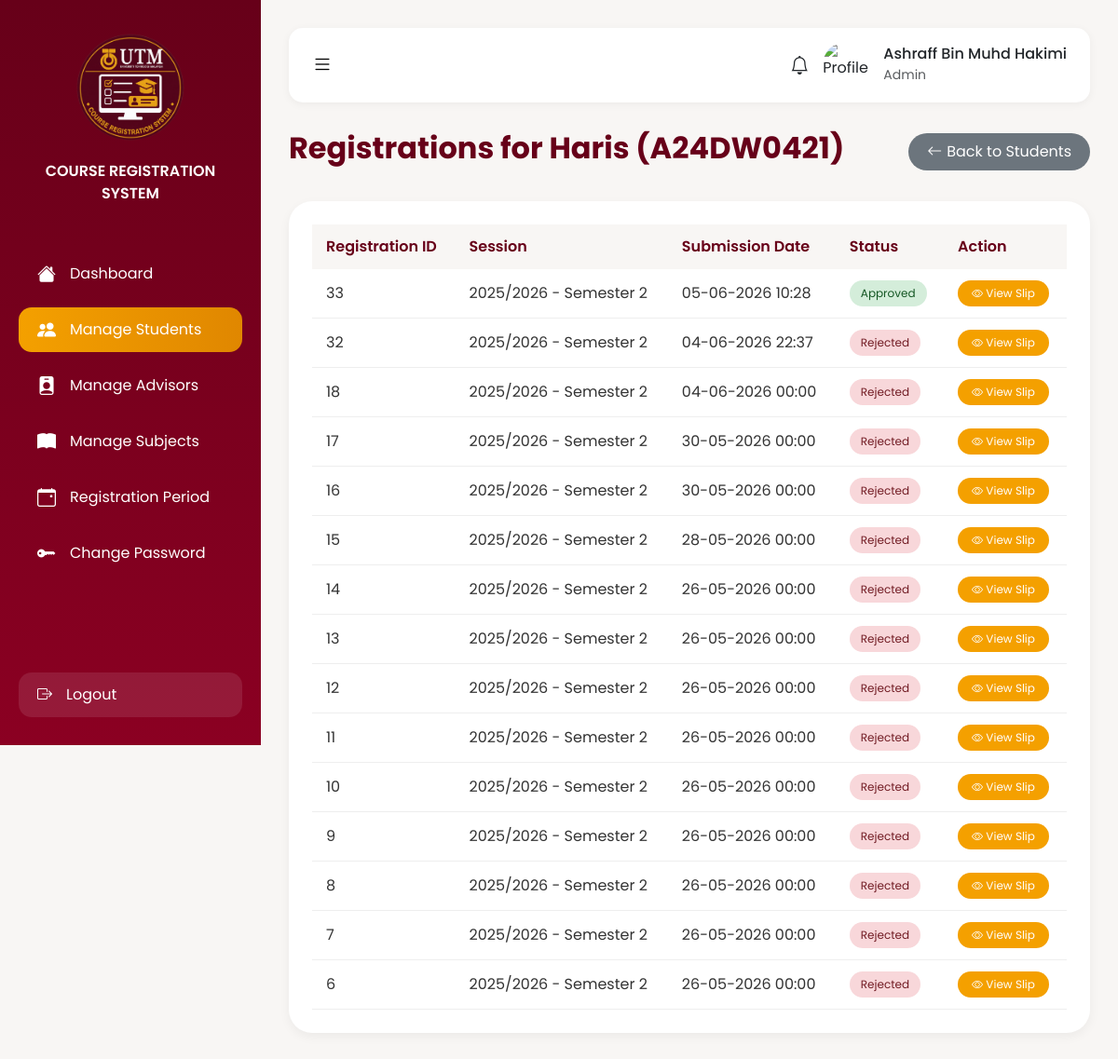
/admin/student_registrations.php?id=24 (signed in), run on the app's committed database.
### tables this page shows
CREATE TABLE `users` (
  `user_id` int(11) NOT NULL,
  `matrix_number` varchar(100) NOT NULL,
  `user_name` varchar(100) NOT NULL,
  `utm_email` varchar(100) NOT NULL,
  `second_email` varchar(100) NOT NULL,
  `phone` varchar(100) NOT NULL,
  `password` varchar(100) NOT NULL,
  `role` enum('student','advisor','admin') NOT NULL,
  `login_cred` varchar(100) DEFAULT NULL
);

CREATE TABLE `course_registrations` (
  `id` int(11) UNSIGNED NOT NULL,
  `student_id` int(11) NOT NULL,
  `submission_date` datetime NOT NULL,
  `status` enum('pending','approved','rejected') NOT NULL DEFAULT 'pending',
  `advisor_remarks` text DEFAULT NULL,
  `reviewed_by` int(11) DEFAULT NULL,
  `reviewed_at` datetime DEFAULT NULL,
  `section` varchar(10) DEFAULT NULL,
  `session` varchar(50) DEFAULT '2025/2026 - Semester 2'
);

### admin/student_registrations.php (the view, shortened to what this page needs)
<?php
require_once '../db_connect.php';
$student_id = isset($_GET['id']) ? (int)$_GET['id'] : 0;
$admin_name = 'Admin';
$stmt = $conn->prepare("SELECT user_name FROM users WHERE user_id = ?");
$stmt->bind_param("i", $_SESSION['user_id']);
$stmt->execute();
$result = $stmt->get_result();
if ($row = $result->fetch_assoc()) {
    $admin_name = $row['user_name'];
}
$stmt = $conn->prepare("SELECT user_name, matrix_number FROM users WHERE user_id = ?");
$stmt->bind_param("i", $student_id);
$stmt->execute();
$result = $stmt->get_result();
$student = $result->fetch_assoc();
$student_name = $student['user_name'];
$matrix_number = $student['matrix_number'];
$stmt = $conn->prepare("
    SELECT id, submission_date, status, session
    FROM course_registrations
    WHERE student_id = ?
    ORDER BY id DESC
");
$stmt->bind_param("i", $student_id);
$stmt->execute();
$registrations = $stmt->get_result();
?>
<!DOCTYPE html>
<html lang="en">
<head>
    <link href="https://cdn.jsdelivr.net/npm/bootstrap@5.3.0/dist/css/bootstrap.min.css" rel="stylesheet">
    <link rel="stylesheet" href="https://cdn.jsdelivr.net/npm/bootstrap-icons@1.11.3/font/bootstrap-icons.min.css">
</head>
<body>
<div class="sidebar">
    <div class="logo"><img src="../images/utmlogo.png" alt="UTM Logo"><div class="system-title">COURSE REGISTRATION SYSTEM</div></div>
    <div class="menu">
        <a href="admin_dashboard.php"><i class="bi bi-house-fill"></i> Dashboard</a>
        <a href="manage_students.php" class="active"><i class="bi bi-people-fill"></i> Manage Students</a>
        <a href="manage_advisors.php"><i class="bi bi-person-badge-fill"></i> Manage Advisors</a>
        <a href="manage_subjects.php"><i class="bi bi-book-fill"></i> Manage Subjects</a>
        <a href="manage_registration_period.php"><i class="bi bi-calendar-event"></i> Registration Period</a>
        <a href="admin_changepassword.php"><i class="bi bi-key-fill"></i> Change Password</a>
    </div>
    <div class="logout"><a href="logout.php"><i class="bi bi-box-arrow-right"></i> Logout</a></div>
</div>
<div class="main-content">
    <div class="topbar">
        <button class="toggle-btn" onclick="toggleSidebar()"><i class="bi bi-list"></i></button>
        <div class="profile-box" onclick="location.href='profile.php'">
            <i class="bi bi-bell fs-5"></i>
            <img src="https://cdn-icons-png.flaticon.com/512/3135/3135715.png" alt="Profile">
            <div><h6 class="mb-0"><?php echo htmlspecialchars($admin_name); ?></h6><small class="text-muted">Admin</small></div>
        </div>
    </div>
    <div class="page-header">
        <h2>Registrations for <?php echo htmlspecialchars($student_name); ?> (<?php echo htmlspecialchars($matrix_number); ?>)</h2>
        <a href="manage_students.php" class="btn-back"><i class="bi bi-arrow-left"></i> Back to Students</a>
    </div>
    <div class="table-card">
        <table>
            <thead>
                <tr><th>Registration ID</th><th>Session</th><th>Submission Date</th><th>Status</th><th>Action</th></tr>
            </thead>
            <tbody>
                <?php if ($registrations->num_rows > 0): ?>
                    <?php while ($reg = $registrations->fetch_assoc()): ?>
                        <tr>
                            <td><?php echo $reg['id']; ?></td>
                            <td><?php echo htmlspecialchars($reg['session'] ?? '2025/2026 - Semester 2'); ?></td>
                            <td><?php echo date('d-m-Y H:i', strtotime($reg['submission_date'])); ?></td>
                            <td><span class="status-badge status-<?php echo $reg['status']; ?>"><?php echo ucfirst($reg['status']); ?></span></td>
                            <td><a href="admin_view_registration_slip.php?id=<?php echo $reg['id']; ?>&student_id=<?php echo $student_id; ?>" class="btn-view"><i class="bi bi-eye"></i> View Slip</a></td>
                        </tr>
                    <?php endwhile; ?>
                <?php else: ?>
                    <tr><td colspan="5" class="text-center">No registrations found for this student.</td></tr>
                <?php endif; ?>
            </tbody>
        </table>
    </div>
</div>
</body>
</html>

### admin/student_registrations.php (style rules this page uses)
* { margin: 0; padding: 0; box-sizing: border-box; font-family: 'Poppins', sans-serif; }
body { background: #f8f6f4; overflow-x: hidden; }
.sidebar { width: 280px; height: 100vh; background: linear-gradient(to bottom, #670019, #8b0022); position: fixed; padding: 30px 20px; color: white; transition: transform 0.3s ease; z-index: 1000; }
.logo { text-align: center; margin-bottom: 50px; }
.logo img { width: 130px; }
.system-title { color: white; font-size: 16px; font-weight: 600; margin-top: 12px; }
.menu a { display: flex; align-items: center; gap: 15px; text-decoration: none; color: white; padding: 9px 20px; border-radius: 14px; margin-bottom: 12px; transition: 0.3s; font-size: 16px; }
.menu a:hover, .menu .active { background: linear-gradient(to right, #f4a000, #e08700); }
.menu i { font-size: 20px; }
.logout { position: absolute; bottom: 30px; width: calc(100% - 40px); left: 20px; }
.logout a { display: flex; align-items: center; gap: 15px; text-decoration: none; color: white; padding: 12px 20px; border-radius: 14px; background: rgba(255,255,255,0.1); }
.main-content { margin-left: 280px; padding: 30px; transition: margin-left 0.3s ease; }
.topbar { display: flex; justify-content: space-between; align-items: center; margin-bottom: 30px; background: white; padding: 15px 25px; border-radius: 15px; box-shadow: 0 2px 10px rgba(0,0,0,0.05); }
.toggle-btn { background: none; border: none; font-size: 22px; cursor: pointer; }
.profile-box { display: flex; align-items: center; gap: 15px; cursor: pointer; }
.profile-box img { width: 50px; height: 50px; border-radius: 50%; }
.page-header { display: flex; justify-content: space-between; align-items: center; margin-bottom: 30px; }
.page-header h2 { color: #670019; font-weight: 700; }
.btn-back { background: #6c757d; color: white; padding: 8px 20px; border-radius: 25px; text-decoration: none; display: inline-flex; align-items: center; gap: 5px; }
.table-card { background: white; border-radius: 25px; padding: 25px; box-shadow: 0 4px 12px rgba(0,0,0,0.05); }
table { width: 100%; border-collapse: collapse; }
th { text-align: left; background: #f8f6f4; padding: 12px 15px; color: #670019; font-weight: 600; }
td { padding: 12px 15px; border-bottom: 1px solid #eee; color: #333; }
.btn-view { background: #f4a000; color: white; padding: 5px 15px; border-radius: 20px; text-decoration: none; font-size: 12px; display: inline-block; }
.status-badge { padding: 5px 12px; border-radius: 20px; font-size: 12px; display: inline-block; }
.status-approved { background: #d4edda; color: #155724; }
.status-rejected { background: #f8d7da; color: #721c24; }

### data on the page
users: user_name "Ashraff Bin Muhd Hakimi"
users: user_name "Haris", matrix_number "A24DW0421"
course_registrations: id "33", session "2025/2026 - Semester 2", submission_date "05-06-2026 10:28", status "Approved"
course_registrations: id "32", session "2025/2026 - Semester 2", submission_date "04-06-2026 22:37", status "Rejected"
course_registrations: id "18", session "2025/2026 - Semester 2", submission_date "04-06-2026 00:00", status "Rejected"
course_registrations: id "17", session "2025/2026 - Semester 2", submission_date "30-05-2026 00:00", status "Rejected"
course_registrations: id "16", session "2025/2026 - Semester 2", submission_date "30-05-2026 00:00", status "Rejected"
course_registrations: id "15", session "2025/2026 - Semester 2", submission_date "28-05-2026 00:00", status "Rejected"
course_registrations: id "14", session "2025/2026 - Semester 2", submission_date "26-05-2026 00:00", status "Rejected"
course_registrations: id "13", session "2025/2026 - Semester 2", submission_date "26-05-2026 00:00", status "Rejected"
course_registrations: id "12", session "2025/2026 - Semester 2", submission_date "26-05-2026 00:00", status "Rejected"
course_registrations: id "11", session "2025/2026 - Semester 2", submission_date "26-05-2026 00:00", status "Rejected"
course_registrations: id "10", session "2025/2026 - Semester 2", submission_date "26-05-2026 00:00", status "Rejected"
course_registrations: id "9", session "2025/2026 - Semester 2", submission_date "26-05-2026 00:00", status "Rejected"
course_registrations: id "8", session "2025/2026 - Semester 2", submission_date "26-05-2026 00:00", status "Rejected"
course_registrations: id "7", session "2025/2026 - Semester 2", submission_date "26-05-2026 00:00", status "Rejected"
course_registrations: id "6", session "2025/2026 - Semester 2", submission_date "26-05-2026 00:00", status "Rejected"
